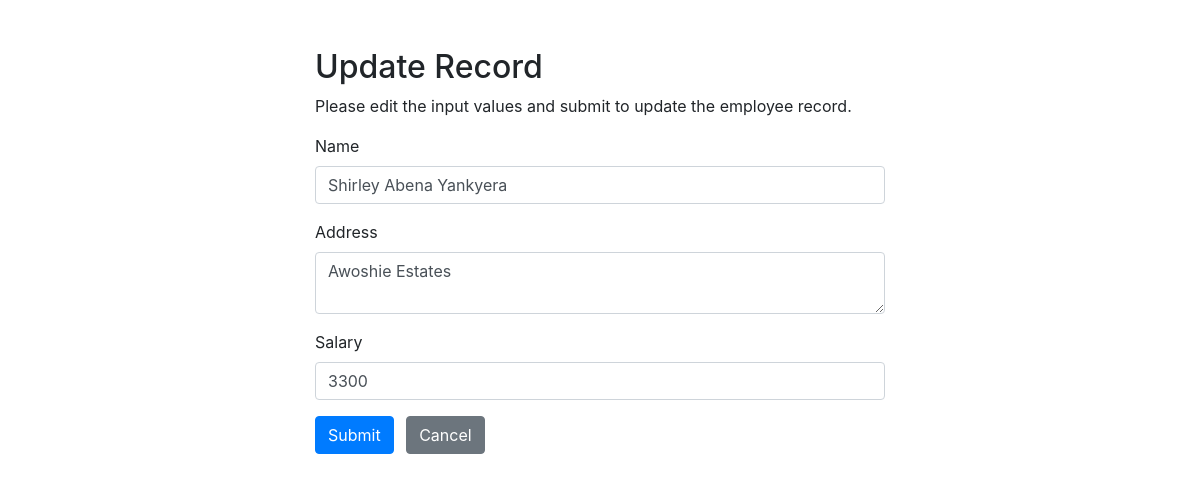
Page /update.php?id=1 on the committed database.
### tables this page shows
CREATE TABLE `employees` (
  `id` int(11) NOT NULL,
  `name` varchar(100) NOT NULL,
  `address` varchar(255) NOT NULL,
  `salary` int(10) NOT NULL
);

### update.php (the view, shortened to what this page needs)
<?php
require_once "database_connection.php";
$name = $address = $salary = "";
$name_err = $address_err = $salary_err = "";
if (isset($_POST["id"]) && !empty($_POST["id"])) {
    $id = $_POST["id"];
    $input_name = trim($_POST["name"]);
    if (empty($input_name)) {
        $name_err = "Please enter a name.";
    } elseif (!filter_var($input_name, FILTER_VALIDATE_REGEXP, array("options" => array("regexp" => "/^[a-zA-Z\s]+$/")))) {
        $name_err = "Please enter a valid name.";
    } else {
        $name = $input_name;
    }
    $input_address = trim($_POST["address"]);
    if (empty($input_address)) {
        $address_err = "Please enter an address.";
    } else {
        $address = $input_address;
    }
    $input_salary = trim($_POST["salary"]);
    if (empty($input_salary)) {
        $salary_err = "Please enter the salary amount.";
    } elseif (!ctype_digit($input_salary)) {
        $salary_err = "Please enter a positive integer value.";
    } else {
        $salary = $input_salary;
    }
    if (empty($name_err) && empty($address_err) && empty($salary_err)) {
        $sql = "UPDATE employees SET name=?, address=?, salary=? WHERE id=?";
        if ($stmt = mysqli_prepare($link, $sql)) {
            mysqli_stmt_bind_param($stmt, "sssi", $param_name, $param_address, $param_salary, $param_id);
            $param_name = $name;
            $param_address = $address;
            $param_salary = $salary;
            $param_id = $id;
            if (mysqli_stmt_execute($stmt)) {
                header("location: index.php");
                exit();
            } else {
                echo "Oops! Something went wrong. Please try again later.";
            }
        }
        mysqli_stmt_close($stmt);
    }
    mysqli_close($link);
} else {
    if (isset($_GET["id"]) && !empty(trim($_GET["id"]))) {
        $sql = "SELECT * FROM employees WHERE id = ?";
        if ($stmt = mysqli_prepare($link, $sql)) {
            mysqli_stmt_bind_param($stmt, "i", $param_id);
            if (mysqli_stmt_execute($stmt)) {
                $result = mysqli_stmt_get_result($stmt);
                if (mysqli_num_rows($result) == 1) {
                    $row = mysqli_fetch_array($result, MYSQLI_ASSOC);
                    $name = $row["name"];
                    $address = $row["address"];
                    $salary = $row["salary"];
                } else {
                    header("location: error.php");
                    exit();
                }
            } else {
                echo "Oops! Something went wrong. Please try again later.";
            }
        }
    } else {
        header("location: error.php");
        exit();
    }
}
?>
<!DOCTYPE html>
<html lang="en">
<head>
    <link rel="stylesheet" href="https://stackpath.bootstrapcdn.com/bootstrap/4.5.2/css/bootstrap.min.css">
</head>
<body>
    <div class="wrapper">
        <div class="container-fluid">
            <div class="row">
                <div class="col-md-12">
                    <h2 class="mt-5">Update Record</h2>
                    <p>Please edit the input values and submit to update the employee record.</p>
                    <form action="<?php echo htmlspecialchars(basename($_SERVER['REQUEST_URI'])); ?>" method="post">
                        <div class="form-group">
                            <label>Name</label>
                            <input type="text" name="name" class="form-control <?php echo (!empty($name_err)) ? 'is-invalid' : ''; ?>" value="<?php echo $name; ?>">
                        </div>
                        <div class="form-group">
                            <label>Address</label>
                            <textarea name="address" class="form-control <?php echo (!empty($address_err)) ? 'is-invalid' : ''; ?>"><?php echo $address; ?></textarea>
                        </div>
                        <div class="form-group">
                            <label>Salary</label>
                            <input type="text" name="salary" class="form-control <?php echo (!empty($salary_err)) ? 'is-invalid' : ''; ?>" value="<?php echo $salary; ?>">
                        </div>
                        <input type="submit" class="btn btn-primary" value="Submit">
                        <a href="index.php" class="btn btn-secondary ml-2">Cancel</a>
                    </form>
                </div>
            </div>
        </div>
    </div>
</body>
</html>

### update.php (style rules this page uses)
.wrapper { width: 600px; margin: 0 auto; }

### rows in the picture
employees: name "Shirley Abena Yankyera", address "Awoshie Estates", salary "3300"
